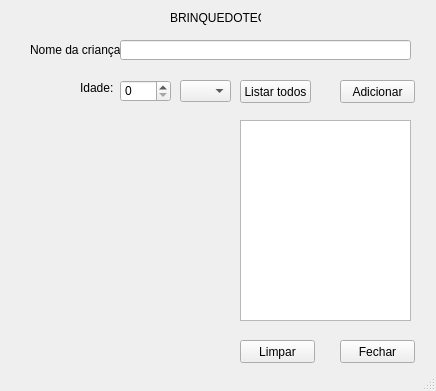
<?xml version="1.0" encoding="UTF-8"?>
<ui version="4.0">
 <class>brinquedoteca</class>
 <widget class="QMainWindow" name="brinquedoteca">
  <property name="geometry">
   <rect>
    <x>0</x>
    <y>0</y>
    <width>436</width>
    <height>391</height>
   </rect>
  </property>
  <property name="windowTitle">
   <string>MainWindow</string>
  </property>
  <widget class="QWidget" name="centralwidget">
   <widget class="QLabel" name="lb_nome">
    <property name="geometry">
     <rect>
      <x>30</x>
      <y>40</y>
      <width>91</width>
      <height>20</height>
     </rect>
    </property>
    <property name="text">
     <string>Nome da criança:</string>
    </property>
   </widget>
   <widget class="QLabel" name="lb_idade">
    <property name="geometry">
     <rect>
      <x>80</x>
      <y>80</y>
      <width>41</width>
      <height>16</height>
     </rect>
    </property>
    <property name="text">
     <string>Idade:</string>
    </property>
   </widget>
   <widget class="QLabel" name="lb_titulo">
    <property name="geometry">
     <rect>
      <x>170</x>
      <y>10</y>
      <width>91</width>
      <height>16</height>
     </rect>
    </property>
    <property name="text">
     <string>BRINQUEDOTECA</string>
    </property>
   </widget>
   <widget class="QLineEdit" name="le_nome">
    <property name="geometry">
     <rect>
      <x>120</x>
      <y>40</y>
      <width>291</width>
      <height>20</height>
     </rect>
    </property>
   </widget>
   <widget class="QPushButton" name="btn_adicionar">
    <property name="geometry">
     <rect>
      <x>340</x>
      <y>80</y>
      <width>75</width>
      <height>23</height>
     </rect>
    </property>
    <property name="text">
     <string>Adicionar</string>
    </property>
   </widget>
   <widget class="QListWidget" name="lista">
    <property name="geometry">
     <rect>
      <x>240</x>
      <y>120</y>
      <width>171</width>
      <height>201</height>
     </rect>
    </property>
   </widget>
   <widget class="QPushButton" name="btn_limpar">
    <property name="geometry">
     <rect>
      <x>240</x>
      <y>340</y>
      <width>75</width>
      <height>23</height>
     </rect>
    </property>
    <property name="text">
     <string>Limpar</string>
    </property>
   </widget>
   <widget class="QPushButton" name="btn_fechar">
    <property name="geometry">
     <rect>
      <x>340</x>
      <y>340</y>
      <width>75</width>
      <height>23</height>
     </rect>
    </property>
    <property name="text">
     <string>Fechar</string>
    </property>
   </widget>
   <widget class="QPushButton" name="btn_listar">
    <property name="geometry">
     <rect>
      <x>240</x>
      <y>80</y>
      <width>71</width>
      <height>23</height>
     </rect>
    </property>
    <property name="text">
     <string>Listar todos</string>
    </property>
   </widget>
   <widget class="QSpinBox" name="sp_idade">
    <property name="geometry">
     <rect>
      <x>120</x>
      <y>80</y>
      <width>51</width>
      <height>22</height>
     </rect>
    </property>
   </widget>
   <widget class="QLabel" name="lb_imagem">
    <property name="geometry">
     <rect>
      <x>10</x>
      <y>110</y>
      <width>221</width>
      <height>261</height>
     </rect>
    </property>
    <property name="styleSheet">
     <string notr="true">border:4 px; border-radius:2 px;</string>
    </property>
    <property name="text">
     <string/>
    </property>
    <property name="pixmap">
     <pixmap>../../../Downloads/1e9fa386304c70f0532785a2f4baa235.jpg</pixmap>
    </property>
    <property name="scaledContents">
     <bool>true</bool>
    </property>
   </widget>
   <widget class="QComboBox" name="cb_filtro">
    <property name="geometry">
     <rect>
      <x>180</x>
      <y>80</y>
      <width>51</width>
      <height>22</height>
     </rect>
    </property>
    <property name="toolTip">
     <string extracomment="Filtro"/>
    </property>
    <property name="statusTip">
     <string extracomment="Filtro"/>
    </property>
    <property name="whatsThis">
     <string extracomment="Filtro"/>
    </property>
    <property name="accessibleName">
     <string extracomment="Filtro"/>
    </property>
    <property name="editable">
     <bool>false</bool>
    </property>
    <property name="currentText">
     <string comment="Filtro" extracomment="Filtro"/>
    </property>
   </widget>
  </widget>
  <widget class="QStatusBar" name="statusbar"/>
 </widget>
 <resources/>
 <connections/>
</ui>
